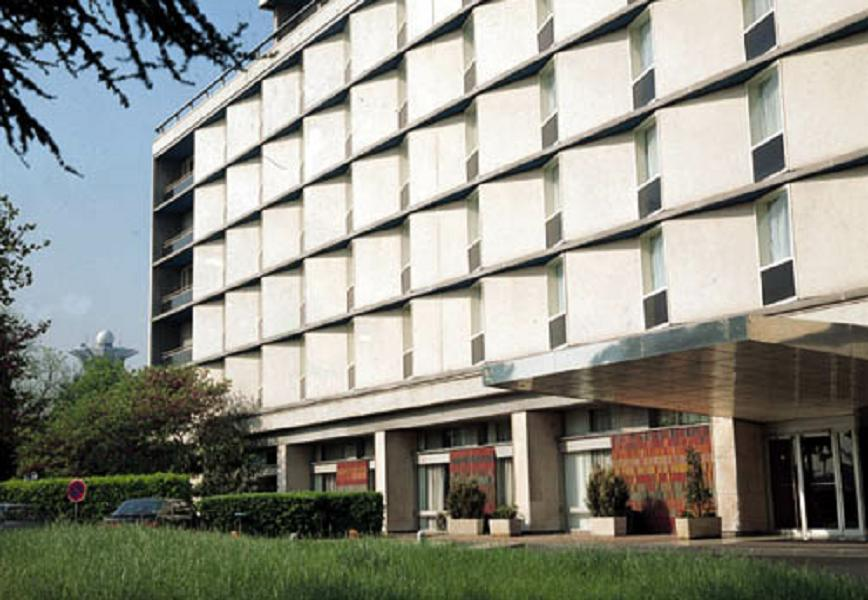
//> input picture 4-2_Hough轉換找線/building.jpg, 868 x 600 px
$ ./HoughFindLine   (built with g++ and OpenCV 4)
//> lines starting //> are read from the running program, lines starting //| are printed output that depends on the picture
#include <iostream>
#include <opencv2/opencv.hpp>
#include <opencv2/highgui/highgui.hpp>
#include <opencv2/features2d/features2d.hpp>
#include <vector>

int main(int argc, char** argv)
{
	cv::Mat img = cv::imread("building.jpg");
//> img is the input picture: 600 rows x 868 cols, CV_8UC3; mean B, G, R 133.7, 143.6, 142.9
	cv::Mat img_gray;
	cv::Mat img_canny;
	std::vector<cv::Vec2f> HoughLines;

	cv::resize(img, img, cv::Size(512,512));
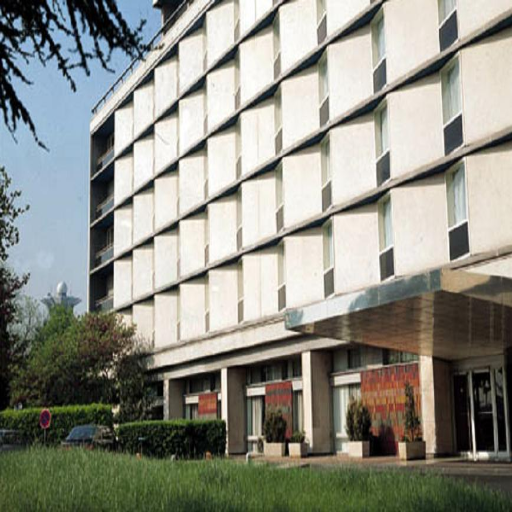
//> img: 512 rows x 512 cols, CV_8UC3; mean B, G, R 133.6, 143.5, 142.8

	cv::cvtColor(img,img_gray,CV_RGB2GRAY);
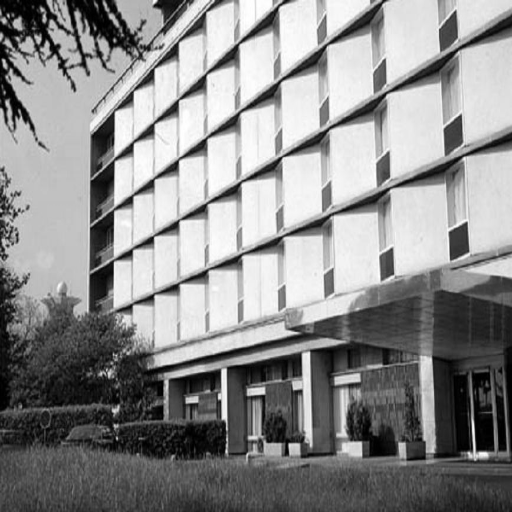
//> img_gray: 512 rows x 512 cols, CV_8UC1; min 0, max 255, mean 140.5

	cv::Canny(img_gray,img_canny,30,100,3,false);
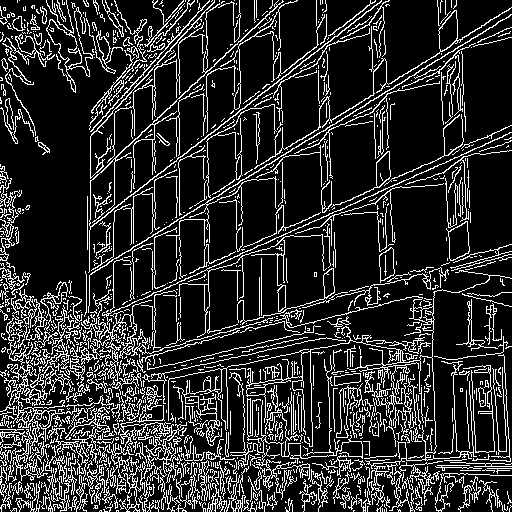
//> img_canny: 512 rows x 512 cols, CV_8UC1; 17.5% white in thin lines or dots

	cv::HoughLines(img_canny, HoughLines, 1, CV_PI / 180, 150, 0, 0);
//> HoughLines = 675 lines (rho, theta), first 12: [277, 1.01], [329, 1.15], [234, 0.91], [282, 1.01], [154, 0], [179, 0], [-272, 3.12], [152, 0], [176, 0], [-238, 3.12], [457, 1.61], [133, 0]

	cv::cvtColor(img_canny, img_canny, CV_GRAY2RGB);
//> img_canny: 512 rows x 512 cols, CV_8UC3; 17.5% white in thin lines or dots

	std::cout << "HoughLines size: " << HoughLines.size() << std::endl;
//| HoughLines size: 675

	for (size_t i = 0; i < HoughLines.size(); i++)
	{
		float rho = HoughLines[i][0], theta = HoughLines[i][1];
		cv::Point pt1, pt2;
		double a = cos(theta), b = sin(theta);
		double x0 = a*rho, y0 = b*rho;
		pt1.x = cvRound(x0 + 1000 * (-b));
		pt1.y = cvRound(y0 + 1000 * (a));
		pt2.x = cvRound(x0 - 1000 * (-b));
		pt2.y = cvRound(y0 - 1000 * (a));
		cv::line(img_canny, pt1, pt2, cv::Scalar(0, 0, 255), 1, CV_AA);

	}
//> this loop made 675 passes
//> (rho, theta, a, b, x0, y0) on passes 1 to 3: (277, 1.01, 0.53, 0.848, 146.8, 234.9), (329, 1.15, 0.407, 0.914, 133.8, 300.6), (234, 0.908, 0.616, 0.788, 144.1, 184.4)
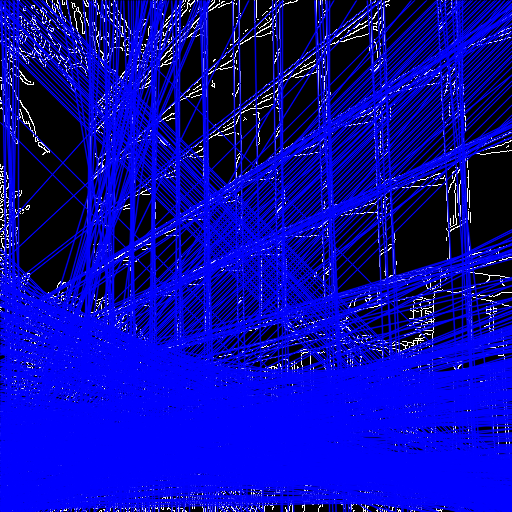
//> img_canny: 512 rows x 512 cols, CV_8UC3; mean R, G, B 7.5, 7.5, 168

	cv::imshow("HoughLine", img_canny);

	cv::waitKey(0);

	return 0;
}
